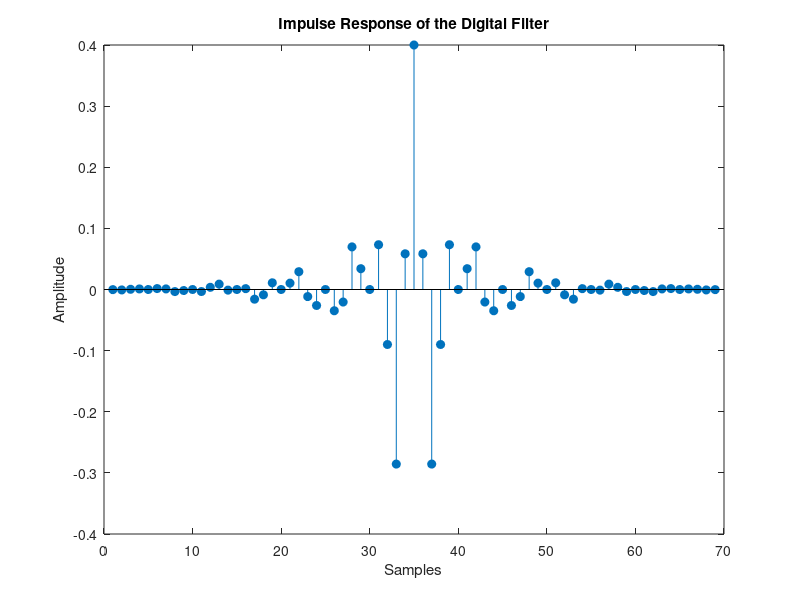
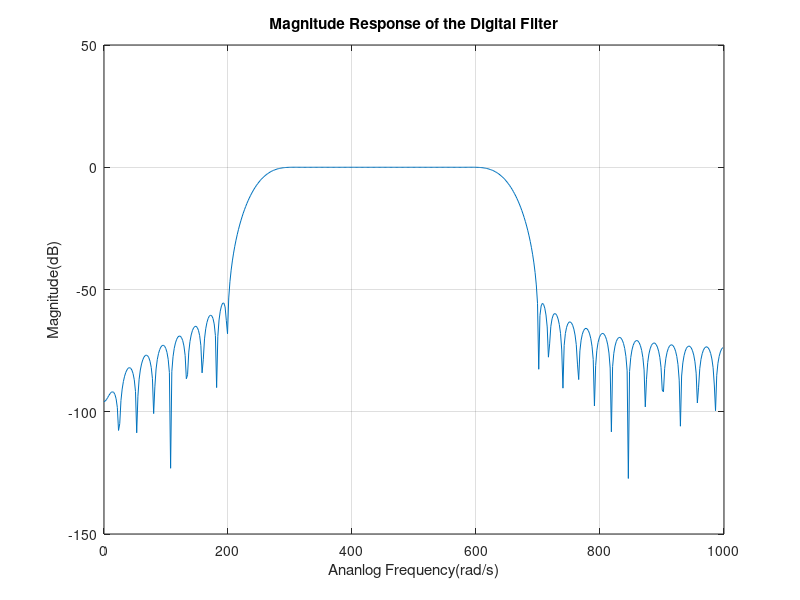
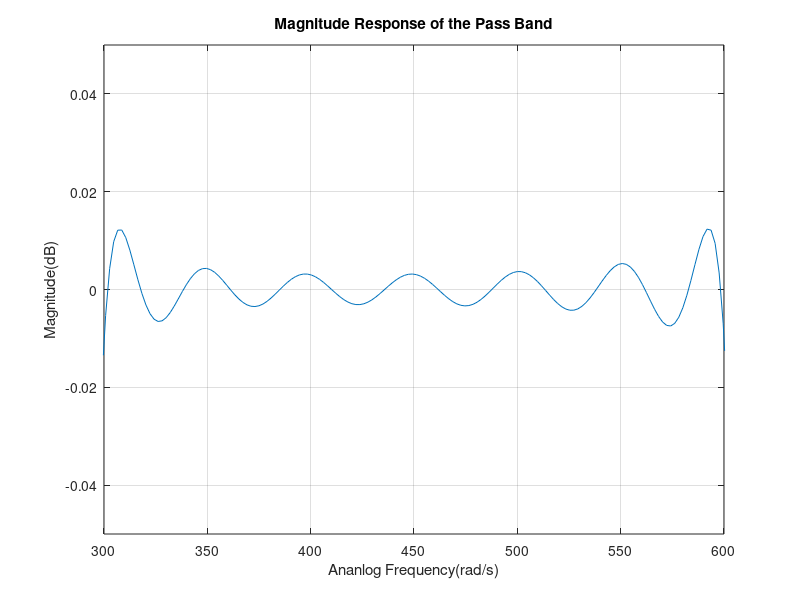
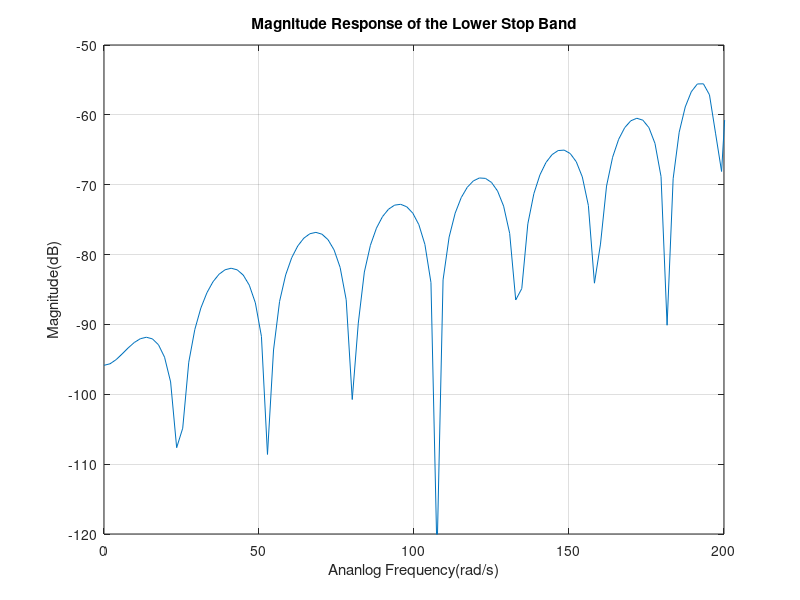

Write MATLAB code to recreate these figures, in order.
close all;
clear all;
%%%%%%%%%%%%%%%%%%%%%%%

% Digital Filter Design
%B.Madhushan

%parameters
Ap  = 0.13;         % Max passband ripple
Aa  = 56;           % Min stopband ripple
wp1 = 300;          % Lower passband edge
wp2 = 600;          % Upper passband edge
wa1 = 200;          % Lower stopband edge
wa2 = 750;          % Upper stopband edge
ws  = 2000;         % Sampling frequency

%Bt,wc1,wc2
Bt = min((wp1-wa1),(wa2-wp2));
wc1 = wp1 - Bt/2;
wc2 = wp2 + Bt/2;
T = 2*pi/ws;

%delta
deltap = (10^(Ap/20)-1)/(10^(Ap/20)+1);
deltaa = 10^(-Aa/20);

delta = min(deltap,deltaa);

actualAa = -20*log10(delta);

% alpha
if (actualAa<=21)
    alpha = 0;
elseif (actualAa<=50)
    alpha = 0.5842*(actualAa-21)^0.4 + 0.07886*(actualAa-21);
else
    alpha = 0.1102*(actualAa-8.7);
end

% parameter D
if (actualAa<=21)
    D = 0.9222;
else
    D = (actualAa-7.95)/14.36;
end

%N
Bt = min((wp1-wa1),(wa2-wp2));

N = ceil(ws*D/Bt+1);
if(mod(N,2)==0)
    N=N+1;
end

%IoAlpha
 IoAlpha = 0;
 IoValue =1;
 k =1;
 while (IoValue>1*10^(-6))
    IoAlpha =IoAlpha + IoValue;
    IoValue =((1/factorial(k))*((alpha/2)^k))^2;
    k = k+1;
 end
 
 kaiserTemp = zeros(1,(N+1)/2);
 
 for n = 0:(N-1)/2
    beta = alpha*sqrt(1-((2*n)/(N-1))^2);
     
    %IoBeta
    IoBeta = 0;
    IoValue =1;
    k =1;
    
    while (IoValue>1*10^(-6))
       IoBeta =IoBeta + IoValue;
       IoValue =((1/factorial(k))*((beta/2)^k))^2;
       k = k+1;
    end
    kaiserTemp(1,n+1)= IoBeta/IoAlpha;
 end
 
 kaiserWindow = [flip(kaiserTemp),kaiserTemp(2:length(kaiserTemp))];
  
%hnT
hnT = zeros(1,N);
for n = -34:34
    if n==0
        hnT(n+35)=(2/ws)*(wc2-wc1);
    else
        hnT(n+35)=(1/(n*pi))*(sin(wc2*n*T)-sin(wc1*n*T));
    end
end

dFilter = hnT.*kaiserWindow;

%impulse Response
figure;
stem(dFilter,'filled');
title('Impulse Response of the Digital Filter');
xlabel('Samples');
ylabel('Amplitude');

% Magnitude Response
[h,w]=freqz(dFilter);
magnitude = 20*log10(abs(h));
analogFreq = w*ws/(2*pi);

figure;
plot(analogFreq,magnitude);
grid ON;
title('Magnitude Response of the Digital Filter');
xlabel('Ananlog Frequency(rad/s)');
ylabel('Magnitude(dB)');

%Magnitude Response of Passband Ripple
figure;
plot(analogFreq,magnitude);
axis([wp1 wp2 -0.05 0.05]);
grid ON;
title('Magnitude Response of the Pass Band');
xlabel('Ananlog Frequency(rad/s)');
ylabel('Magnitude(dB)');

%Magnitude Response of Lower StopBand
figure;
plot(analogFreq,magnitude);
axis([0 wa1 -120 -50]);
grid ON;
title('Magnitude Response of the Lower Stop Band');
xlabel('Ananlog Frequency(rad/s)');
ylabel('Magnitude(dB)');

%Magnitude Response of Upper StopBand
figure;
plot(analogFreq,magnitude);
axis([wa2 ws/2 -120 -50]);
grid ON;
title('Magnitude Response of the Upper Stop Band');
xlabel('Ananlog Frequency(rad/s)');
ylabel('Magnitude(dB)');

%%%%%%%%%%%%%%%%%%%%%%%%%%%%%%%%%%%%%%%%%%%%%%%%%%%%%%%%%%%%%%%%%%%%%%%%%%%%%%%%%%%%%%

%Testing

%Input Signal Generation
noOfSamples = 300;
w1 = wa1/2;
w2 = (wp1+wp2)/2;
w3 = (wa2+ws/2)/2;

xnT = zeros(1,noOfSamples);

for i = 1:noOfSamples
    xnT(i) = sin(w1*i*T) + sin(w2*i*T) + sin(w3*i*T);
end

figure;
subplot(3,1,1);
stem(xnT);
title('Input Signal');
xlabel('Samples');
ylabel('amplitude');

%Expected Output Signal
enT = zeros(1,noOfSamples);

for i = 1:noOfSamples
    enT(i) = sin(w2*i*T);
end

subplot(3,1,2);
stem(enT);
axis([0 noOfSamples -2 2]);
title('Expected Output Signal');
xlabel('Samples');
ylabel('amplitude');

%Output Signal

lenfft = length(xnT) + length(dFilter) - 1;

XF = fft(xnT,lenfft);
HF = fft(dFilter,lenfft);
YF = HF.*XF;

ynT = ifft(YF,lenfft);

subplot(3,1,3);
stem(ynT);
axis([0 noOfSamples -2 2]);
title('Output Signal');
xlabel('Samples');
ylabel('amplitude');

%Frequency Response Analysis
w = ws*(-lenfft/2+1:lenfft/2)/lenfft;

XF1 = abs(fftshift(XF));
figure;
subplot(3,1,1);
plot(w,XF1);
axis([-ws/2 ws/2 0 200]);
title('Frequency Spectrum of the Input Signal');
xlabel('Ananlog Frequency(rad/s)');
ylabel('Amplitude');

EF = fft(enT,lenfft);
EF1 = abs(fftshift(EF));
subplot(3,1,2);
plot(w,EF1);
axis([-ws/2 ws/2 0 200]);
title('Frequency Spectrum of the Expected Output Signal');
xlabel('Ananlog Frequency(rad/s)');
ylabel('Amplitude');

YF1 = abs(fftshift(YF));
subplot(3,1,3);
plot(w,YF1);
axis([-ws/2 ws/2 0 200]);
title('Frequency Spectrum of the Output Signal');
xlabel('Ananlog Frequency(rad/s)');
ylabel('Amplitude');
